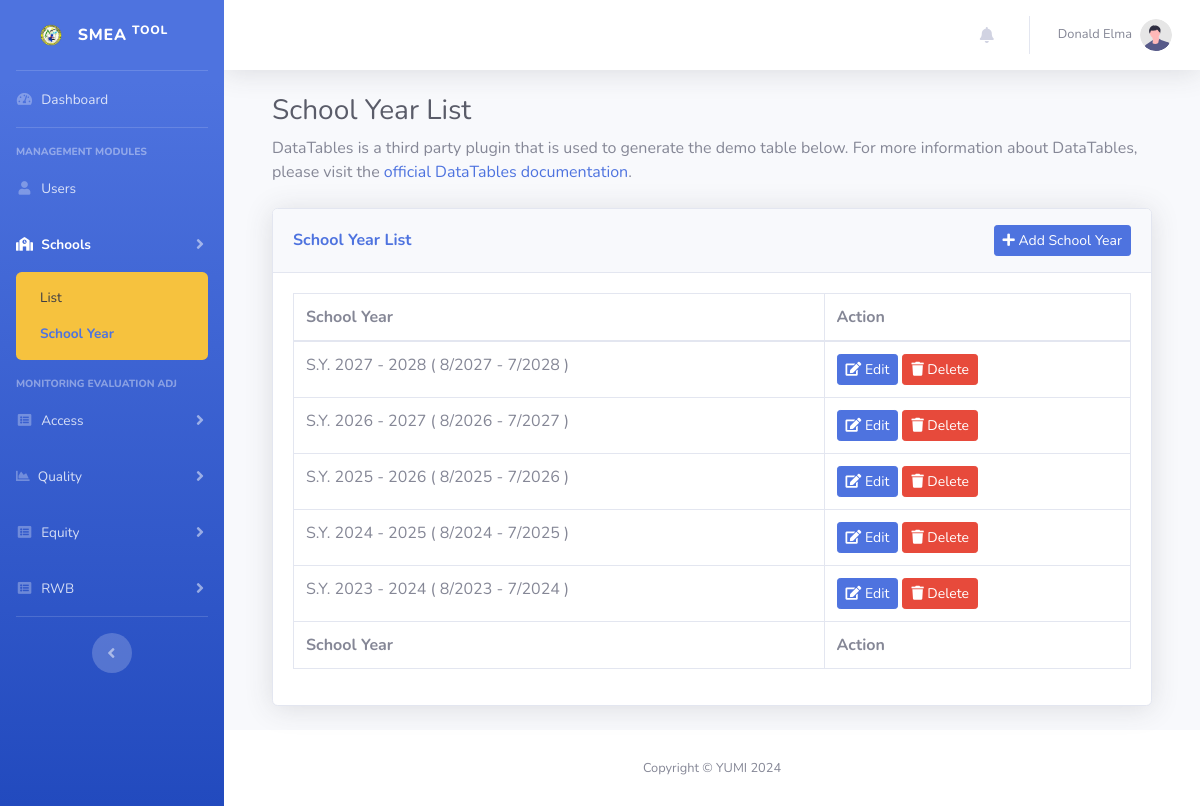
The page /school-year-list.php (signed in) on the database as committed earlier.
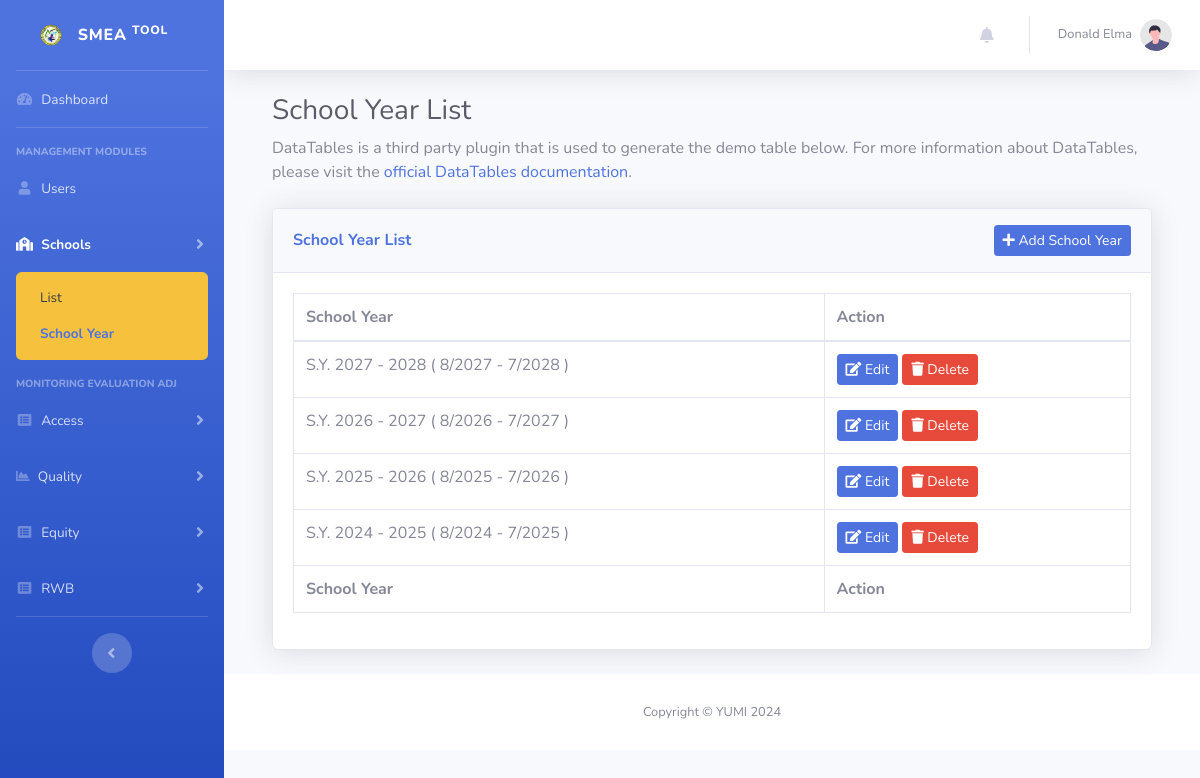
The same page on the database as committed later.
### tables this page shows
CREATE TABLE IF NOT EXISTS `school_year` (
  `id` int NOT NULL AUTO_INCREMENT,
  `start_month` int NOT NULL DEFAULT '0',
  `start_year` int NOT NULL DEFAULT '0',
  `end_month` int NOT NULL DEFAULT '0',
  `end_year` int NOT NULL DEFAULT '0',
  `updated_at` timestamp NOT NULL DEFAULT CURRENT_TIMESTAMP ON UPDATE CURRENT_TIMESTAMP,
  `created_at` timestamp NOT NULL DEFAULT CURRENT_TIMESTAMP,
  PRIMARY KEY (`id`)
);

### school-year-list.php (the view, shortened to what this page needs)
<?php
require_once "connection/db.php";
include_once('header.php');
$sql = "SELECT * FROM school_year ORDER BY start_year DESC";
$syResult = $conn->query($sql);
?>
<body id="page-top">
    <div id="wrapper">
        <?php include_once "sidebar.php"; ?>
        <div id="content-wrapper" class="d-flex flex-column">
            <div id="content">
                <?php include_once "navbar.php"?>
                <div class="container-fluid">
                    <div class="container-fluid">
                    <h1 class="h3 mb-2 text-gray-800">School Year List</h1>
                    <p class="mb-4">DataTables is a third party plugin that is used to generate the demo table below.
                        For more information about DataTables, please visit the <a target="_blank"
                            href="https://datatables.net">official DataTables documentation</a>.</p>
                    <div class="card shadow mb-4">
                        <div class="card-header py-3 d-flex justify-content-between align-items-center">
                            <h6 class="m-0 font-weight-bold text-primary">School Year List</h6>
                            <?php if(isset($_SESSION['role']) && $_SESSION['role'] == 1): ?>
                            <a href="addSchoolYear.php" class="btn btn-primary btn-sm">
                                <i class="fas fa-plus"></i> Add School Year
                            </a>
                            <?php endif; ?>
                        </div>
                        <div class="card-body">
                            <div class="table-responsive">
                                <table class="table table-bordered" id="dataTable" width="100%" cellspacing="0">
                                    <thead>
                                        <tr>
                                            <th>School Year</th>
                                            <th>Action</th>
                                        </tr>
                                    </thead>
                                    <tfoot>
                                        <tr>
                                            <th>School Year</th>
                                            <th>Action</th>
                                        </tr>
                                    </tfoot>
                                    <tbody>
                                        <?php
                                            if ($syResult->num_rows > 0) {
                                                while($row = $syResult->fetch_assoc()) {
                                                    echo "
                                                        <tr>
                                                            <td> S.Y. ".$row["start_year"]." - ".$row["end_year"]." ( ".$row['start_month']."/".$row["start_year"]." - ".$row['end_month']."/".$row["end_year"]." ) </td>
                                                            <td>";
                                                    echo isset($_SESSION['role']) && $_SESSION['role'] == 1 ? "
                                                            <a href='addSchoolYear.php?id=".$row["id"]."&type=edit' class='btn btn-primary btn-sm'><i class='fas fa-edit'></i> Edit</a>
                                                            <a href='addSchoolYear.php?id=".$row["id"]."&type=delete' class='btn btn-danger btn-sm'><i class='fas fa-trash'></i> Delete</a>" : "";
                                                    echo " </td>
                                                        </tr>
                                                    ";
                                                }
                                            }
                                        ?>
                                    </tbody>
                                </table>
                            </div>
                        </div>
                    </div>
                </div>
            </div>
            <footer class="sticky-footer bg-white">
                <div class="container my-auto">
                    <div class="copyright text-center my-auto">
                        <span>Copyright &copy; YUMI 2024</span>
                    </div>
                </div>
            </footer>
        </div>
    </div>
</body>
</html>

### header.php (shortened to what this page needs)
<html lang="en">
<head>
    <link href="vendor/fontawesome-free/css/all.min.css" rel="stylesheet" type="text/css">
    <link href="css/sb-admin-2.min.css" rel="stylesheet">
</head>
<?php
  $current_page = basename($_SERVER['REQUEST_URI']);
?>

### sidebar.php (shortened to what this page needs)
<ul class="navbar-nav bg-gradient-primary sidebar sidebar-dark accordion" id="accordionSidebar">
    <a class="sidebar-brand d-flex align-items-center justify-content-center" href="dashboard.php">
        <img class="sidebar-brand-icon" style="height: 100%;" src="img/logo-img.png" alt="no-image">
        <div class="sidebar-brand-text mx-3">SMEA <sup> Tool</sup></div>
    </a>
    <hr class="sidebar-divider my-0">
    <li class="nav-item <?php if($current_page == 'dashboard.php') echo 'active'; ?>">
        <a class="nav-link" href="dashboard.php">
        <i class="fas fa-fw fa-tachometer-alt"></i>
        <span>Dashboard</span></a>
    </li>
    <hr class="sidebar-divider">
    <div class="sidebar-heading">
        Management Modules
    </div>
    <li class="nav-item <?php if($current_page == 'user-list.php') echo 'active'; ?>">
        <a class="nav-link" href="user-list.php">
        <i class="fas fa-fw fa-user"></i>
        <span>Users</span></a>
    </li>
    <li class="nav-item <?php if(in_array($current_page, ["addSchool.php", "school-list.php", 'school-year-list.php', 'addSchoolYear.php'])) echo 'active'; ?>">
        <a class="nav-link collapsed" href="#" data-toggle="collapse" data-target="#collapseSchool" aria-expanded="true"
            aria-controls="collapseSchool">
            <i class="fas fa-fw fa-school"></i>
            <span>Schools</span>
        </a>
        <div id="collapseSchool" class="collapse <?php if(in_array($current_page, ["addSchool.php", "school-list.php", 'school-year-list.php', 'addSchoolYear.php'])) echo 'show'; ?>" aria-labelledby="headingTwo" data-parent="#accordionSidebar">
            <div class="bg-warning py-2 collapse-inner rounded">
                <a class="collapse-item <?php if($current_page == 'school-list.php') echo 'active'; ?>" href="school-list.php">List</a>
                <a class="collapse-item <?php if($current_page == 'school-year-list.php') echo 'active'; ?>" href="school-year-list.php">School Year</a>
            </div>
        </div>
    </li>
    <div class="sidebar-heading">
        Monitoring Evaluation Adj
    </div>
    <li class="nav-item <?php if(in_array($current_page, ["attendanceComparative.php", "attendanceAdd.php", 'attendanceConcerns.php'])) echo 'active'; ?>">
        <a class="nav-link collapsed" href="#" data-toggle="collapse" data-target="#collapseAttendance" aria-expanded="true"
            aria-controls="collapseAttendance">
            <i class="fas fa-fw fa-list-alt"></i>
            <span>Access</span>
        </a>
    </li>
    <li class="nav-item <?php if(in_array($current_page, ["qualityComparative.php", "qualityAdd.php", 'qualityConcerns.php'])) echo 'active'; ?>">
        <a class="nav-link collapsed" href="#" data-toggle="collapse" data-target="#collapseQuality" aria-expanded="true"
            aria-controls="collapseQuality">
            <i class="fas fa-chart-area"></i>
            <span>Quality</span>
        </a>
    </li>
    <li class="nav-item <?php if(in_array($current_page, ["equityComparative.php", "equityAdd.php", 'equityConcerns.php'])) echo 'active'; ?>">
        <a class="nav-link collapsed" href="#" data-toggle="collapse" data-target="#equity" aria-expanded="true"
            aria-controls="equity">
            <i class="fas fa-fw fa-list-alt"></i>
            <span>Equity</span>
        </a>
    </li>
    <li class="nav-item <?php if(in_array($current_page, ["rwbComparative.php", "rwbAdd.php", "rwbConcerns.php"])) echo 'active'; ?>">
        <a class="nav-link collapsed" href="#" data-toggle="collapse" data-target="#rwb" aria-expanded="true"
            aria-controls="rwb">
            <i class="fas fa-fw fa-list-alt"></i>
            <span>RWB</span>
        </a>
    </li>
    <hr class="sidebar-divider d-none d-md-block">
    <div class="text-center d-none d-md-inline">
        <button class="rounded-circle border-0" id="sidebarToggle"></button>
    </div>
</ul>

### navbar.php (shortened to what this page needs)
<nav class="navbar navbar-expand navbar-light bg-white topbar mb-4 static-top shadow">
    <ul class="navbar-nav ml-auto">
        <li class="nav-item dropdown no-arrow mx-1">
            <a class="nav-link dropdown-toggle" href="#" id="alertsDropdown" role="button"
                data-toggle="dropdown" aria-haspopup="true" aria-expanded="false">
                <i class="fas fa-bell fa-fw"></i>
            </a>
        </li>
        <li class="nav-item dropdown no-arrow">
            <a class="nav-link dropdown-toggle" href="#" id="userDropdown" role="button" data-toggle="dropdown"
                aria-haspopup="true" aria-expanded="false">
                <span class="mr-2 d-none d-lg-inline text-gray-600 small"><?php echo $_SESSION["fullname"];?></span>
                <img class="img-profile rounded-circle" src="img/undraw_profile.svg">
            </a>
        </li>
    </ul>
</nav>

Rows that differ between the two databases and show on the page:
removed school_year: start_year "2023", end_year "2024", start_month "8", end_month "7"
